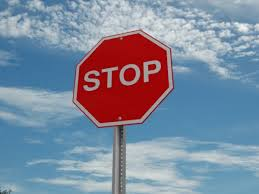
#> input picture scripts/scripts_tests/cascade_classifier_test/stop-0001.jpg, 259 x 194 px
$ python cascade_classifier_test.py --image cascade_classifier_test/stop-0001.jpg
#> lines starting #> are read from the running program, lines starting #| are printed output that depends on the picture
# import the necessary packages
import argparse
import cv2

# construct the argument parse and parse the arguments
ap = argparse.ArgumentParser()
ap.add_argument("-i", "--image", required=True,
    help="Path to the input image")
ap.add_argument("-c", "--cascade",
    default="../cascade_xml/stop_sign.xml",
    help="Path to STOP sign detector haar cascade")
args = vars(ap.parse_args())


# load the input image and convert it to grayscale
image = cv2.imread(args["image"])
#> image is the input picture: shape (194, 259, 3); mean B, G, R 157.4, 137.9, 126.1
gray = cv2.cvtColor(image, cv2.COLOR_BGR2GRAY)
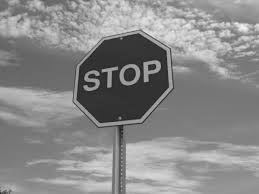
#> gray: shape (194, 259); min 27, max 243, mean 136.6

# load the object detector Haar cascade, then detect objects in the input image
#> (the run stopped early here; a loop or call above may not have finished)

$ run again, on scripts/scripts_tests/cascade_classifier_test/stop-0003.jpg
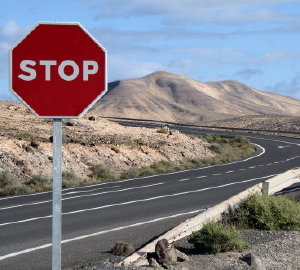
#> input picture scripts/scripts_tests/cascade_classifier_test/stop-0003.jpg, 300 x 270 px
#> image is the input picture: shape (270, 300, 3); mean B, G, R 134.6, 127.2, 131.7
#> `gray = cv2.cvtColor(image, cv2.COLOR_BGR2GRAY)`:
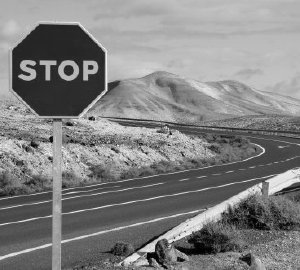
#> gray: shape (270, 300); min 0, max 252, mean 129.4

$ run again, on scripts/scripts_tests/cascade_classifier_test/stop-0004.jpg
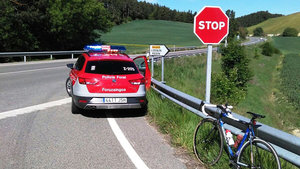
#> input picture scripts/scripts_tests/cascade_classifier_test/stop-0004.jpg, 300 x 169 px
#> image is the input picture: shape (169, 300, 3); mean B, G, R 100.6, 110.9, 111.2
#> `gray = cv2.cvtColor(image, cv2.COLOR_BGR2GRAY)`:
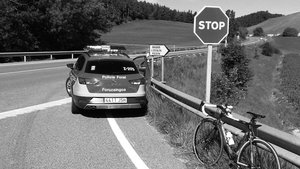
#> gray: shape (169, 300); min 0, max 255, mean 109.8

$ run again, on scripts/scripts_tests/cascade_classifier_test/stop-0005.jpg
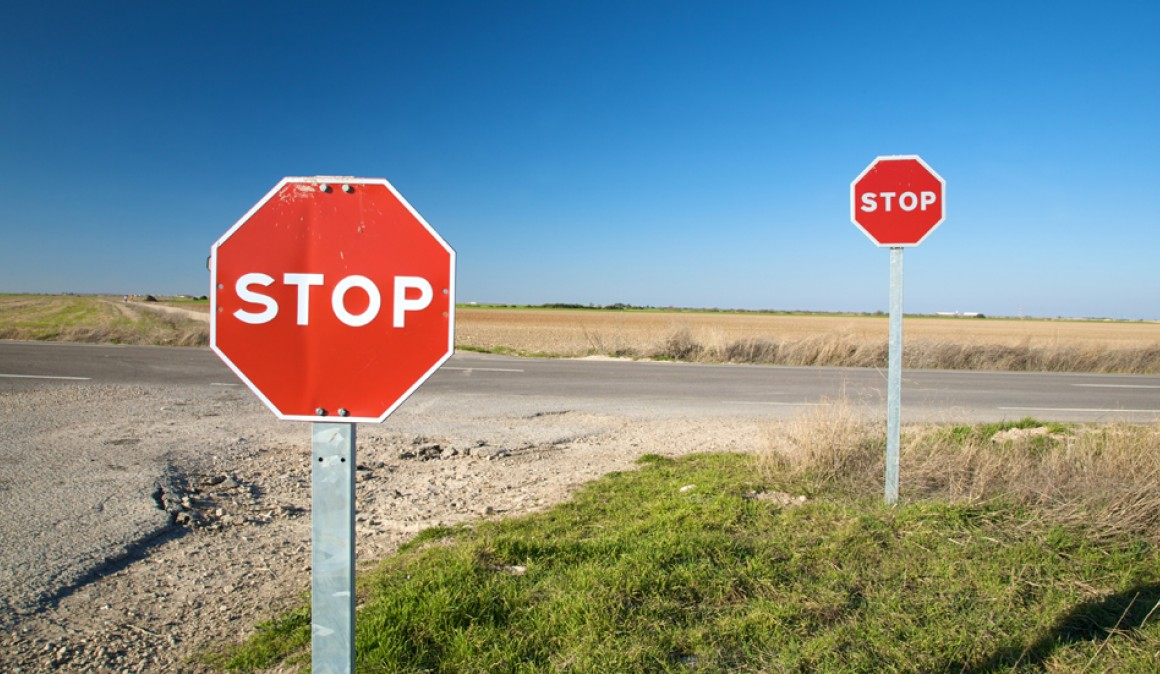
#> input picture scripts/scripts_tests/cascade_classifier_test/stop-0005.jpg, 1160 x 674 px
#> image is the input picture: shape (674, 1160, 3); mean B, G, R 139.4, 137.8, 123.5
#> `gray = cv2.cvtColor(image, cv2.COLOR_BGR2GRAY)`:
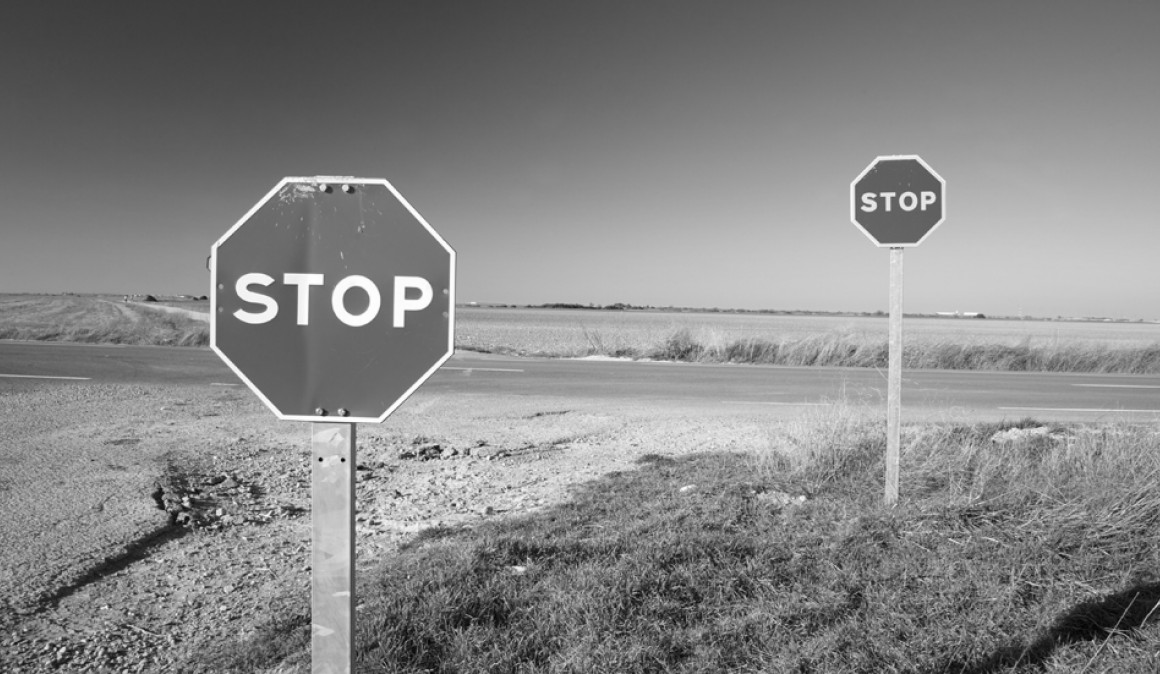
#> gray: shape (674, 1160); min 1, max 255, mean 133.7
